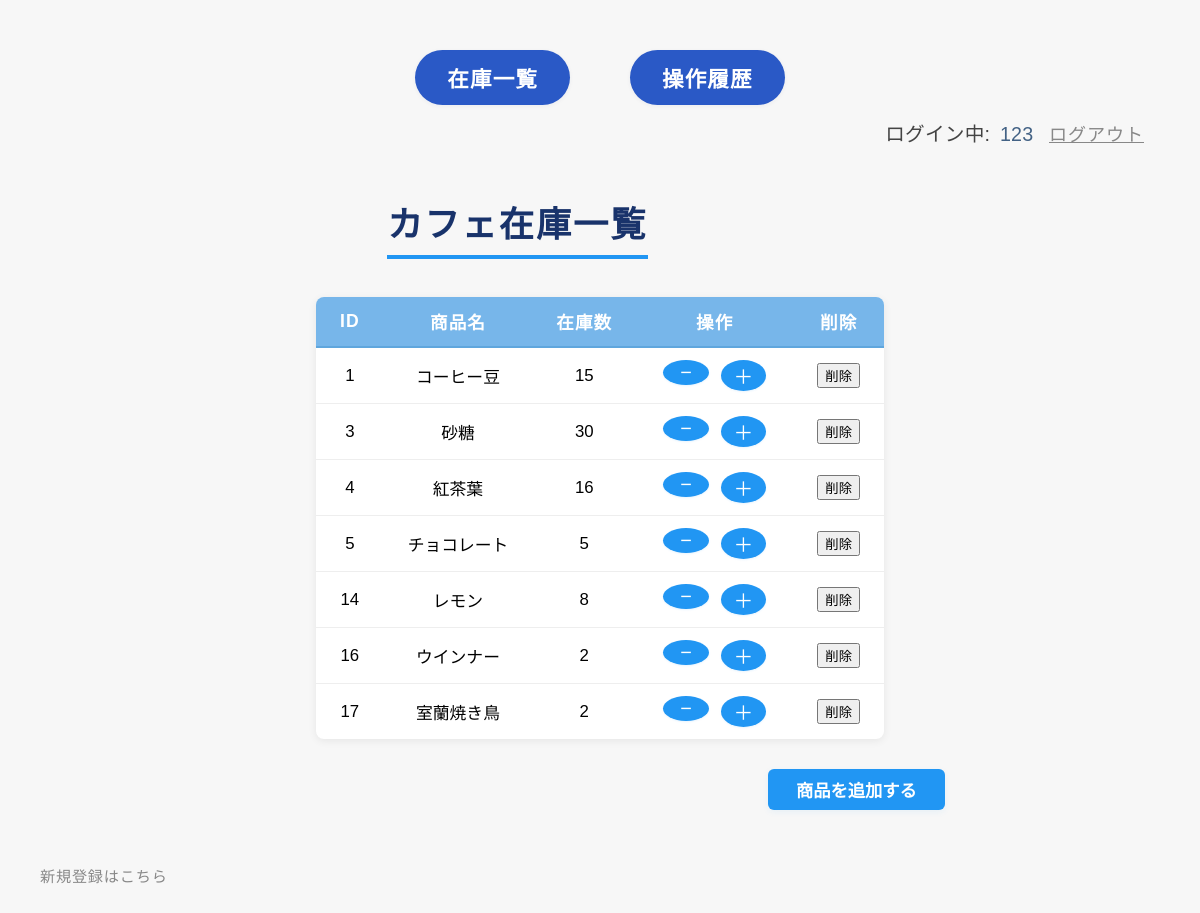
The page / (signed in) on the database its author committed.
### tables this page shows
CREATE TABLE "inventory" (
	"id"	INTEGER,
	"item_id"	INTEGER,
	"quantity"	INTEGER,
	PRIMARY KEY("id" AUTOINCREMENT)
);

CREATE TABLE "items" (
	"id"	INTEGER,
	"name"	TEXT,
	"delete_flag"	INTEGER DEFAULT 0,
	PRIMARY KEY("id" AUTOINCREMENT)
);

### app.py (the view)
@app.route('/')
def index():
    if not is_logged_in():
        return redirect(url_for('login'))
    inventory_list = get_inventory_list()
    return render_template('index.html', inventory_list=inventory_list)

### app.py (called while the page is built)
def get_inventory_list():
    if not is_logged_in():
        return redirect(url_for('login'))
    conn = sqlite3.connect('inventory.db')
    cursor = conn.cursor()
    cursor.execute('''
        SELECT items.id, items.name, inventory.quantity
        FROM items
        LEFT JOIN inventory ON items.id = inventory.item_id
        WHERE items.delete_flag = 0
        ORDER BY items.id
    ''')
    results = cursor.fetchall()
    conn.close()
    inventory_list = []
    for row in results:
        inventory_list.append({
            'id': row[0],
            'name': row[1],
            'quantity': row[2] if row[2] is not None else 0
        })
    return inventory_list

def is_logged_in():
    return 'user_id' in session

### templates/index.html (shortened to what this page needs)
{% extends "base.html" %}
{% block content %}
    <h1 style="margin-left: 31%;">カフェ在庫一覧</h1>
    <table>
        <tr>
            <th>ID</th>
            <th>商品名</th>
            <th>在庫数</th>
            <th>操作</th>
            <th>削除</th>
        </tr>
        {% for item in inventory_list %}
        <tr>
            <td>{{ item.id }}</td>
            <td>{{ item.name }}</td>
            <td>{{ item.quantity }}</td>
            <td>
                <div class="button-group">
                    <form action="{{ url_for('update_quantity', item_id=item.id, action='minus') }}" method="post" style="display:inline;">
                        <button class="update-btn" type="submit">−</button>
                    </form>
                    <form action="{{ url_for('update_quantity', item_id=item.id, action='plus') }}" method="post" style="display:inline;">
                        <button class="update-btn" type="submit">＋</button>
                    </form>
                </div>
            </td>
            <td>
                <form action="{{ url_for('delete_item', item_id=item.id) }}" method="post" style="display:inline;">
                    <button class="delete-btn" type="submit" onclick="return confirm('本当に削除しますか？')">削除</button>
                </form>
            </td>
        </tr>
        {% endfor %}
    </table>
<a href="{{ url_for('add_item') }}" class="add-btn" style="margin-left: 65%;">商品を追加する</a>
<br><br><br>
<a href="{{ url_for('register') }}" class="register-link">新規登録はこちら</a>
{% endblock %}

### static/style.css (style rules this page uses)
body { font-family: "Yu Gothic", "Meiryo", sans-serif; background: #f7f7f7; margin: 40px; }
h1 { color: #3a3a3a; margin-bottom: 24px; letter-spacing: 2px; }
table { border-collapse: collapse; background: #fff; min-width: 360px; margin: 0 auto; box-shadow: 0 2px 8px rgba(0,0,0,0.07); border-radius: 8px; overflow: hidden; }
th, td { padding: 12px 24px; text-align: center; }
th { background: #77b6ea; color: #fff; font-size: 1.1em; letter-spacing: 1px; border-bottom: 2px solid #5fa6dd; }
td { border-bottom: 1px solid #eee; font-size: 1.05em; }
tr:last-child td { border-bottom: none; }
.add-btn { display: inline-block; margin-bottom: 18px; padding: 8px 28px; background: #2196f3; color: #fff; border-radius: 6px; text-decoration: none; font-size: 1.08em; font-weight: bold; box-shadow: 0 2px 6px rgba(33,150,243,0.08); border: none; transition: background 0.15s, box-shadow 0.15s; }
.update-btn { width: 2.3em; font-size: 1.18em; background: #2196f3; color: #fff; border: none; border-radius: 50%; margin: 0 3px; box-shadow: 0 1px 2px rgba(33,150,243,0.10); cursor: pointer; transition: background 0.12s, box-shadow 0.12s; }
.button-group { display: flex; justify-content: center; gap: 6px; }
h1 { color: #19336b; font-size: 2.2em; font-weight: bold; padding-bottom: 8px; border-bottom: 4px solid #2196f3; text-align: center; display: inline-block; margin: 46px 0 38px 0; padding-bottom: 8px; border-bottom: 4px solid #2196f3; }
table { margin: 0 auto 30px auto; }
.register-link { color: #888; font-size: 0.95em; font-weight: 300; text-decoration: none; letter-spacing: 0.05em; transition: color 0.2s; }

### rows shown on the page
inventory: id "1", name "コーヒー豆", quantity "15"
inventory: id "3", name "砂糖", quantity "30"
inventory: id "4", name "紅茶葉", quantity "16"
inventory: id "5", name "チョコレート", quantity "5"
inventory: id "14", name "レモン", quantity "8"
inventory: id "16", name "ウインナー", quantity "2"
inventory: id "17", name "室蘭焼き鳥", quantity "2"

### other values the page prints
{{ session['user_name'] }} "123"
